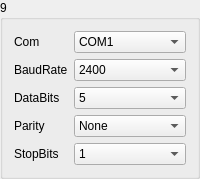
       <widget class="QGroupBox" name="gBoxMeter_9">
        <property name="title">
         <string>9</string>
        </property>
        <layout class="QGridLayout" name="gridLayout_13">
         <item row="0" column="0">
          <widget class="QLabel" name="label_63">
           <property name="sizePolicy">
            <sizepolicy hsizetype="Fixed" vsizetype="Preferred">
             <horstretch>0</horstretch>
             <verstretch>0</verstretch>
            </sizepolicy>
           </property>
           <property name="text">
            <string>Com</string>
           </property>
          </widget>
         </item>
         <item row="0" column="1">
          <widget class="QComboBox" name="comboMeterSerialNum_9">
           <item>
            <property name="text">
             <string>COM1</string>
            </property>
           </item>
           <item>
            <property name="text">
             <string>COM2</string>
            </property>
           </item>
           <item>
            <property name="text">
             <string>COM3</string>
            </property>
           </item>
           <item>
            <property name="text">
             <string>COM4</string>
            </property>
           </item>
           <item>
            <property name="text">
             <string>COM5</string>
            </property>
           </item>
           <item>
            <property name="text">
             <string>COM6</string>
            </property>
           </item>
           <item>
            <property name="text">
             <string>COM7</string>
            </property>
           </item>
           <item>
            <property name="text">
             <string>COM8</string>
            </property>
           </item>
           <item>
            <property name="text">
             <string>COM9</string>
            </property>
           </item>
           <item>
            <property name="text">
             <string>COM10</string>
            </property>
           </item>
           <item>
            <property name="text">
             <string>COM11</string>
            </property>
           </item>
           <item>
            <property name="text">
             <string>COM12</string>
            </property>
           </item>
           <item>
            <property name="text">
             <string>COM13</string>
            </property>
           </item>
           <item>
            <property name="text">
             <string>COM14</string>
            </property>
           </item>
           <item>
            <property name="text">
             <string>COM15</string>
            </property>
           </item>
           <item>
            <property name="text">
             <string>COM16</string>
            </property>
           </item>
           <item>
            <property name="text">
             <string>COM17</string>
            </property>
           </item>
           <item>
            <property name="text">
             <string>COM18</string>
            </property>
           </item>
           <item>
            <property name="text">
             <string>COM19</string>
            </property>
           </item>
           <item>
            <property name="text">
             <string>COM20</string>
            </property>
           </item>
          </widget>
         </item>
         <item row="1" column="0">
          <widget class="QLabel" name="label_64">
           <property name="text">
            <string>BaudRate</string>
           </property>
          </widget>
         </item>
         <item row="1" column="1">
          <widget class="QComboBox" name="comboMeterBaudRate_9">
           <item>
            <property name="text">
             <string>2400</string>
            </property>
           </item>
           <item>
            <property name="text">
             <string>4800</string>
            </property>
           </item>
           <item>
            <property name="text">
             <string>9600</string>
            </property>
           </item>
           <item>
            <property name="text">
             <string>14400</string>
            </property>
           </item>
           <item>
            <property name="text">
             <string>19200</string>
            </property>
           </item>
           <item>
            <property name="text">
             <string>38400</string>
            </property>
           </item>
           <item>
            <property name="text">
             <string>56000</string>
            </property>
           </item>
          </widget>
         </item>
         <item row="2" column="0">
          <widget class="QLabel" name="label_65">
           <property name="text">
            <string>DataBits</string>
           </property>
          </widget>
         </item>
         <item row="2" column="1">
          <widget class="QComboBox" name="comboMeterBits_9">
           <item>
            <property name="text">
             <string>5</string>
            </property>
           </item>
           <item>
            <property name="text">
             <string>6</string>
            </property>
           </item>
           <item>
            <property name="text">
             <string>7</string>
            </property>
           </item>
           <item>
            <property name="text">
             <string>8</string>
            </property>
           </item>
          </widget>
         </item>
         <item row="3" column="0">
          <widget class="QLabel" name="label_66">
           <property name="text">
            <string>Parity</string>
           </property>
          </widget>
         </item>
         <item row="3" column="1">
          <widget class="QComboBox" name="comboMeterChkBit_9">
           <item>
            <property name="text">
             <string>None</string>
            </property>
           </item>
           <item>
            <property name="text">
             <string>Odd</string>
            </property>
           </item>
           <item>
            <property name="text">
             <string>Even</string>
            </property>
           </item>
          </widget>
         </item>
         <item row="4" column="0">
          <widget class="QLabel" name="label_67">
           <property name="text">
            <string>StopBits</string>
           </property>
          </widget>
         </item>
         <item row="4" column="1">
          <widget class="QComboBox" name="comboMeterEndBit_9">
           <item>
            <property name="text">
             <string>1</string>
            </property>
           </item>
           <item>
            <property name="text">
             <string>1.5</string>
            </property>
           </item>
           <item>
            <property name="text">
             <string>2</string>
            </property>
           </item>
          </widget>
         </item>
        </layout>
       </widget>
